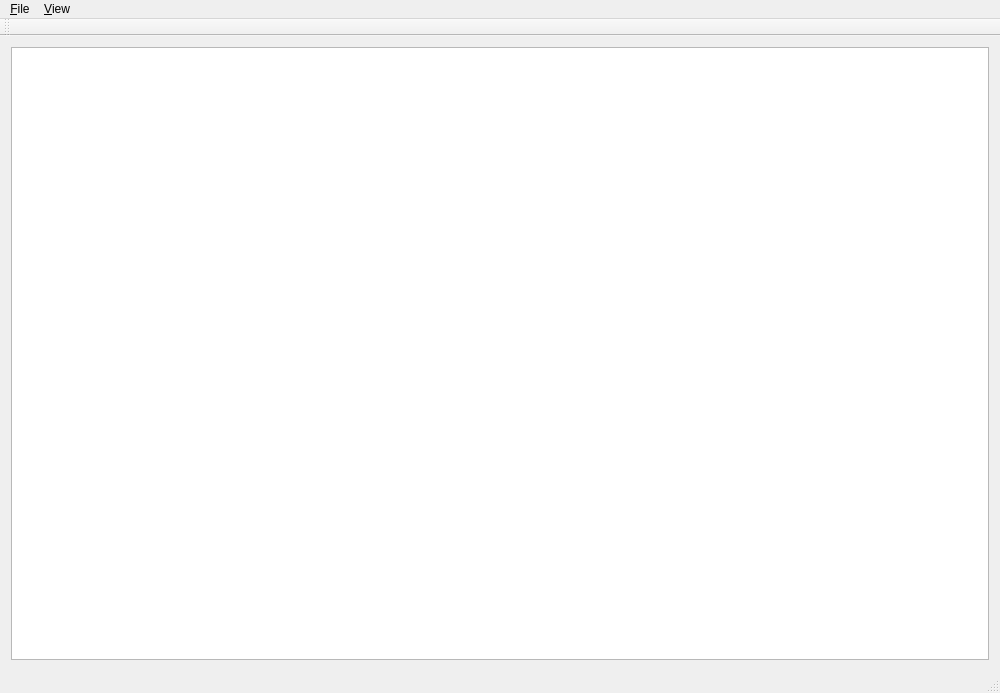
<?xml version="1.0" encoding="UTF-8"?>
<ui version="4.0">
 <class>MainWindow</class>
 <widget class="QMainWindow" name="MainWindow">
  <property name="geometry">
   <rect>
    <x>0</x>
    <y>0</y>
    <width>1000</width>
    <height>693</height>
   </rect>
  </property>
  <property name="windowTitle">
   <string>MainWindow</string>
  </property>
  <widget class="QWidget" name="centralWidget">
   <layout class="QVBoxLayout" name="verticalLayout">
    <item>
     <widget class="SvgGraphicsView" name="graphicsView"/>
    </item>
   </layout>
  </widget>
  <widget class="QMenuBar" name="menuBar">
   <property name="geometry">
    <rect>
     <x>0</x>
     <y>0</y>
     <width>1000</width>
     <height>32</height>
    </rect>
   </property>
   <widget class="QMenu" name="menu_File">
    <property name="title">
     <string>&amp;File</string>
    </property>
    <addaction name="action_Open"/>
   </widget>
   <widget class="QMenu" name="menu_View">
    <property name="title">
     <string>&amp;View</string>
    </property>
    <addaction name="actionZoom_to_fit"/>
   </widget>
   <addaction name="menu_File"/>
   <addaction name="menu_View"/>
  </widget>
  <widget class="QToolBar" name="mainToolBar">
   <attribute name="toolBarArea">
    <enum>TopToolBarArea</enum>
   </attribute>
   <attribute name="toolBarBreak">
    <bool>false</bool>
   </attribute>
  </widget>
  <widget class="QStatusBar" name="statusBar"/>
  <action name="action_Open">
   <property name="text">
    <string>&amp;Open</string>
   </property>
  </action>
  <action name="actionZoom_to_fit">
   <property name="text">
    <string>Z&amp;oom to fit</string>
   </property>
   <property name="shortcut">
    <string>Ctrl+I</string>
   </property>
   <property name="shortcutVisibleInContextMenu">
    <bool>true</bool>
   </property>
  </action>
 </widget>
 <layoutdefault spacing="6" margin="11"/>
 <customwidgets>
  <customwidget>
   <class>SvgGraphicsView</class>
   <extends>QGraphicsView</extends>
   <header>svgscene/graphicsview/svggraphicsview.h</header>
  </customwidget>
 </customwidgets>
 <resources/>
 <connections/>
</ui>
